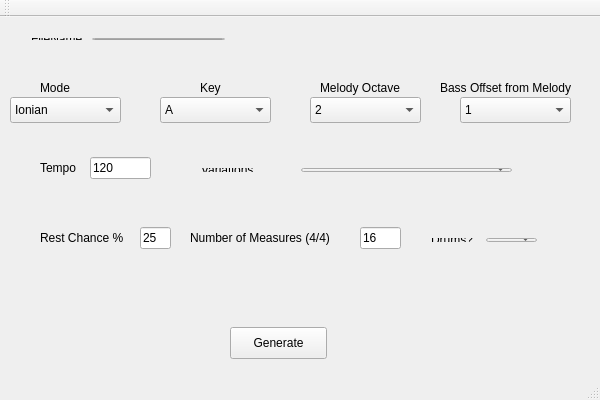
<?xml version="1.0" encoding="UTF-8"?>
<ui version="4.0">
 <class>MainWindow</class>
 <widget class="QMainWindow" name="MainWindow">
  <property name="geometry">
   <rect>
    <x>0</x>
    <y>0</y>
    <width>600</width>
    <height>400</height>
   </rect>
  </property>
  <property name="windowTitle">
   <string>MainWindow</string>
  </property>
  <widget class="QWidget" name="centralWidget">
   <widget class="QComboBox" name="cbMode">
    <property name="geometry">
     <rect>
      <x>10</x>
      <y>80</y>
      <width>111</width>
      <height>26</height>
     </rect>
    </property>
    <item>
     <property name="text">
      <string>Ionian</string>
     </property>
    </item>
    <item>
     <property name="text">
      <string>Dorian</string>
     </property>
    </item>
    <item>
     <property name="text">
      <string>Locrian</string>
     </property>
    </item>
    <item>
     <property name="text">
      <string>Lydian</string>
     </property>
    </item>
    <item>
     <property name="text">
      <string>Mixolydian</string>
     </property>
    </item>
    <item>
     <property name="text">
      <string>Aeolian</string>
     </property>
    </item>
    <item>
     <property name="text">
      <string>Phrygian</string>
     </property>
    </item>
   </widget>
   <widget class="QComboBox" name="cbKey">
    <property name="geometry">
     <rect>
      <x>160</x>
      <y>80</y>
      <width>111</width>
      <height>26</height>
     </rect>
    </property>
    <item>
     <property name="text">
      <string>A</string>
     </property>
    </item>
    <item>
     <property name="text">
      <string>A#/Bb</string>
     </property>
    </item>
    <item>
     <property name="text">
      <string>B</string>
     </property>
    </item>
    <item>
     <property name="text">
      <string>C</string>
     </property>
    </item>
    <item>
     <property name="text">
      <string>C#/Db</string>
     </property>
    </item>
    <item>
     <property name="text">
      <string>D</string>
     </property>
    </item>
    <item>
     <property name="text">
      <string>D#/Eb</string>
     </property>
    </item>
    <item>
     <property name="text">
      <string>E</string>
     </property>
    </item>
    <item>
     <property name="text">
      <string>F</string>
     </property>
    </item>
    <item>
     <property name="text">
      <string>F#/Gb</string>
     </property>
    </item>
    <item>
     <property name="text">
      <string>G</string>
     </property>
    </item>
    <item>
     <property name="text">
      <string>G#/Ab</string>
     </property>
    </item>
   </widget>
   <widget class="QComboBox" name="cbMelodyOctave">
    <property name="geometry">
     <rect>
      <x>310</x>
      <y>80</y>
      <width>111</width>
      <height>26</height>
     </rect>
    </property>
    <item>
     <property name="text">
      <string>2</string>
     </property>
    </item>
    <item>
     <property name="text">
      <string>3</string>
     </property>
    </item>
    <item>
     <property name="text">
      <string>4</string>
     </property>
    </item>
    <item>
     <property name="text">
      <string>5</string>
     </property>
    </item>
    <item>
     <property name="text">
      <string>6</string>
     </property>
    </item>
    <item>
     <property name="text">
      <string>7</string>
     </property>
    </item>
    <item>
     <property name="text">
      <string>8</string>
     </property>
    </item>
   </widget>
   <widget class="QComboBox" name="cbBassOffset">
    <property name="geometry">
     <rect>
      <x>460</x>
      <y>80</y>
      <width>111</width>
      <height>26</height>
     </rect>
    </property>
    <item>
     <property name="text">
      <string>1</string>
     </property>
    </item>
    <item>
     <property name="text">
      <string>2</string>
     </property>
    </item>
    <item>
     <property name="text">
      <string>3</string>
     </property>
    </item>
    <item>
     <property name="text">
      <string>4</string>
     </property>
    </item>
    <item>
     <property name="text">
      <string>5</string>
     </property>
    </item>
    <item>
     <property name="text">
      <string>6</string>
     </property>
    </item>
    <item>
     <property name="text">
      <string>7</string>
     </property>
    </item>
   </widget>
   <widget class="QLabel" name="label_2">
    <property name="geometry">
     <rect>
      <x>40</x>
      <y>60</y>
      <width>62</width>
      <height>22</height>
     </rect>
    </property>
    <property name="text">
     <string>Mode</string>
    </property>
   </widget>
   <widget class="QLabel" name="label_3">
    <property name="geometry">
     <rect>
      <x>200</x>
      <y>60</y>
      <width>62</width>
      <height>22</height>
     </rect>
    </property>
    <property name="text">
     <string>Key</string>
    </property>
   </widget>
   <widget class="QLabel" name="label_4">
    <property name="geometry">
     <rect>
      <x>320</x>
      <y>60</y>
      <width>101</width>
      <height>22</height>
     </rect>
    </property>
    <property name="text">
     <string>Melody Octave</string>
    </property>
   </widget>
   <widget class="QLabel" name="label_5">
    <property name="geometry">
     <rect>
      <x>440</x>
      <y>60</y>
      <width>161</width>
      <height>22</height>
     </rect>
    </property>
    <property name="text">
     <string>Bass Offset from Melody</string>
    </property>
   </widget>
   <widget class="QLabel" name="label_6">
    <property name="geometry">
     <rect>
      <x>40</x>
      <y>140</y>
      <width>51</width>
      <height>22</height>
     </rect>
    </property>
    <property name="text">
     <string>Tempo</string>
    </property>
   </widget>
   <widget class="QLineEdit" name="leTempo">
    <property name="geometry">
     <rect>
      <x>90</x>
      <y>140</y>
      <width>61</width>
      <height>22</height>
     </rect>
    </property>
    <property name="layoutDirection">
     <enum>Qt::LeftToRight</enum>
    </property>
    <property name="text">
     <string>120</string>
    </property>
   </widget>
   <widget class="QLineEdit" name="leRestChance">
    <property name="geometry">
     <rect>
      <x>140</x>
      <y>210</y>
      <width>31</width>
      <height>22</height>
     </rect>
    </property>
    <property name="layoutDirection">
     <enum>Qt::LeftToRight</enum>
    </property>
    <property name="text">
     <string>25</string>
    </property>
   </widget>
   <widget class="QLabel" name="label_8">
    <property name="geometry">
     <rect>
      <x>40</x>
      <y>210</y>
      <width>101</width>
      <height>22</height>
     </rect>
    </property>
    <property name="text">
     <string>Rest Chance %</string>
    </property>
   </widget>
   <widget class="QLabel" name="label_9">
    <property name="geometry">
     <rect>
      <x>190</x>
      <y>210</y>
      <width>171</width>
      <height>22</height>
     </rect>
    </property>
    <property name="text">
     <string>Number of Measures (4/4)</string>
    </property>
   </widget>
   <widget class="QLineEdit" name="leNumMeasures">
    <property name="geometry">
     <rect>
      <x>360</x>
      <y>210</y>
      <width>41</width>
      <height>22</height>
     </rect>
    </property>
    <property name="layoutDirection">
     <enum>Qt::LeftToRight</enum>
    </property>
    <property name="text">
     <string>16</string>
    </property>
   </widget>
   <widget class="QWidget" name="layoutWidget">
    <property name="geometry">
     <rect>
      <x>20</x>
      <y>10</y>
      <width>216</width>
      <height>24</height>
     </rect>
    </property>
    <layout class="QHBoxLayout" name="horizontalLayout">
     <item>
      <widget class="QLabel" name="label">
       <property name="text">
        <string>FileName:</string>
       </property>
      </widget>
     </item>
     <item>
      <widget class="QLineEdit" name="leFileName">
       <property name="text">
        <string>default.csd</string>
       </property>
      </widget>
     </item>
    </layout>
   </widget>
   <widget class="QWidget" name="layoutWidget">
    <property name="geometry">
     <rect>
      <x>190</x>
      <y>140</y>
      <width>333</width>
      <height>26</height>
     </rect>
    </property>
    <layout class="QHBoxLayout" name="horizontalLayout_2">
     <item>
      <widget class="QLabel" name="label_7">
       <property name="text">
        <string>Variations</string>
       </property>
      </widget>
     </item>
     <item>
      <widget class="QComboBox" name="cbVariation">
       <item>
        <property name="text">
         <string>Quarter Notes</string>
        </property>
       </item>
       <item>
        <property name="text">
         <string>Quarters &amp; Eighths</string>
        </property>
       </item>
       <item>
        <property name="text">
         <string>Quarters, Eighths, and Sixteenths</string>
        </property>
       </item>
      </widget>
     </item>
    </layout>
   </widget>
   <widget class="QWidget" name="layoutWidget">
    <property name="geometry">
     <rect>
      <x>420</x>
      <y>210</y>
      <width>128</width>
      <height>26</height>
     </rect>
    </property>
    <layout class="QHBoxLayout" name="horizontalLayout_3">
     <item>
      <widget class="QLabel" name="label_10">
       <property name="text">
        <string>Drums?</string>
       </property>
      </widget>
     </item>
     <item>
      <widget class="QComboBox" name="cbDrums">
       <item>
        <property name="text">
         <string>Yes</string>
        </property>
       </item>
       <item>
        <property name="text">
         <string>No</string>
        </property>
       </item>
      </widget>
     </item>
    </layout>
   </widget>
   <widget class="QPushButton" name="pbGenerate">
    <property name="geometry">
     <rect>
      <x>230</x>
      <y>310</y>
      <width>97</width>
      <height>32</height>
     </rect>
    </property>
    <property name="text">
     <string>Generate</string>
    </property>
   </widget>
  </widget>
  <widget class="QMenuBar" name="menuBar">
   <property name="geometry">
    <rect>
     <x>0</x>
     <y>0</y>
     <width>600</width>
     <height>22</height>
    </rect>
   </property>
  </widget>
  <widget class="QToolBar" name="mainToolBar">
   <attribute name="toolBarArea">
    <enum>TopToolBarArea</enum>
   </attribute>
   <attribute name="toolBarBreak">
    <bool>false</bool>
   </attribute>
  </widget>
  <widget class="QStatusBar" name="statusBar"/>
 </widget>
 <layoutdefault spacing="6" margin="11"/>
 <resources/>
 <connections/>
</ui>
